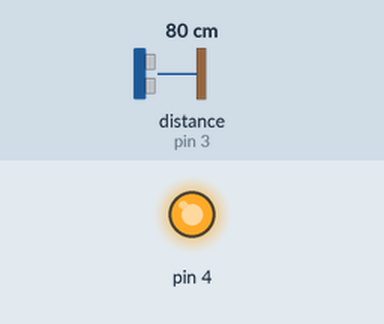
Recording of a sketch running on a simulated Arduino Uno, built with avr-gcc and run on an emulated ATmega328P. Shown: output pins drawn as LEDs (lit = HIGH). Wiring (inferred from the names in the program): ultrasonic range finder: trigger pin 2; echo pin 3. The test bench sets the inputs (shaded band); at power-on: distance to the obstacle (sensor on pin 3) 80 cm. The echo pulse lasts 58.3 µs per cm; pins used as bus, display or sensor lines are not drawn.

Above: at 0.1 s.
Timing chart, 0 to 1.6 s (numbered marks = the images above):
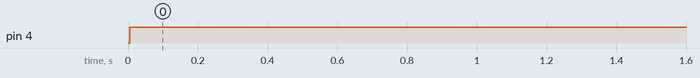

Measured:
- by itself, pin 4: LOW → HIGH at 0.01 s

The sketch:

ultrasonic-test.ino.ino
```cpp
const int trigPin = 2;
const int echoPin = 3;
void setup() {
  // put your setup code here, to run once:
  Serial.begin(9600);
  pinMode(4, OUTPUT);
}

void loop() {
  // put your main code here, to run repeatedly:
  //Serial.print("distancia:");
  //Serial.print(getDistance());
  //Serial.println("cm");
  if (getDistance() > 8.5f || getDistance() < 7)
    digitalWrite(4, HIGH);
  else digitalWrite(4, LOW);
  delay(1000);
}

float getDistance() {
  pinMode(trigPin, OUTPUT);
  digitalWrite(trigPin, LOW);
  delayMicroseconds(2);
  digitalWrite(trigPin, HIGH);
  delayMicroseconds(10);
  digitalWrite(trigPin, LOW);
  pinMode(echoPin, INPUT);
  float duration = pulseIn(echoPin, HIGH);
  return microsecondsToCentimeters(duration);
}

float microsecondsToCentimeters(float microseconds) {
  return microseconds / 29 / 2;
}
```
